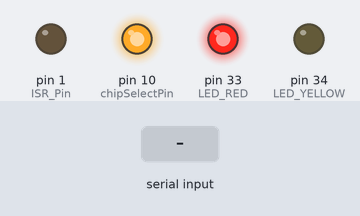
Recording of a sketch running on a simulated Teensy 4. Parts: output pins drawn as LEDs (lit = HIGH). The inputs (shaded band) are chosen by the test bench. What the sketch prints to the serial monitor is not drawn.

Above: at 1.2 s.
1.3 s: "90,45\n" received over Serial
3.4 s: "30,150\n" received over Serial
At 3.7 s:
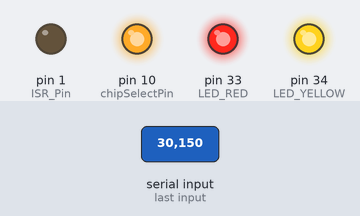
Timing chart, 0 to 6.4 s (numbered marks = the images above; inputs shaded):
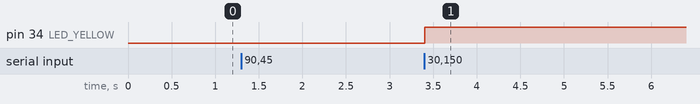

Measured:
- after the input at 1.3 s, every drawn part: stays the same
- after the input at 3.4 s, pin 34 (LED_YELLOW): LOW → HIGH at once

The sketch:

DAC_receive.ino
```cpp
#include <SPI.h>
#include <IntervalTimer.h>

#define chipSelectPin 10
#define ISR_Pin 1
#define LED_RED 33
#define LED_YELLOW 34

//buffer
#define BUFFER_SIZE 2048  // Adjust based on memory constraints
#define HWSERIAL Serial7
const int SCLK = 20000000;    // SCLK = 20 MHz
volatile uint16_t buffer[BUFFER_SIZE];
volatile uint32_t readIndex = 0;
volatile uint32_t writeIndex = 0;
volatile uint32_t availableSamples = 0;
volatile bool IS_IDLE = true;
volatile bool TIMER_START = false;

IntervalTimer timer;
volatile float samplingRate = 1000.0; //default
volatile float periodMicros = 1e6 / samplingRate;
// uint16_t buffer = 0;
// bool bufferReady = false;

void setup() {

    Serial.begin(1152000);  // USB CDC Serial, 12Mbit/s
    HWSERIAL.begin(115200);
    availableSamples = 0;
    IS_IDLE = true;
    TIMER_START = false;

    pinMode(chipSelectPin, OUTPUT);
    pinMode(ISR_Pin, OUTPUT);
    pinMode(LED_RED, OUTPUT);
    pinMode(LED_YELLOW, OUTPUT);

    digitalWrite(LED_RED, HIGH);
    digitalWrite(chipSelectPin, HIGH);
    SPI.begin();
    SPI.beginTransaction(SPISettings(SCLK, MSBFIRST, SPI_MODE0));

      // Calculate the period in microseconds
    // float periodMicros = 1e6 / samplingRate; // Convert sampling rate to period (µs)
    // int periodMicros = 1000000 / samplingRate;

    // Configure the IntervalTimer for the desired period
    // timer.begin(timerCallback, periodMicros); // Call ISR at each period
}

void loop() {
  if (IS_IDLE){
    //clean buffer
    readIndex = 0;
    writeIndex = 0;
    availableSamples = 0;

    //try to recive sampling rate and send ACK to PC, and then IS_IDLE = false
    if(Serial.available()){
      String input = Serial.readStringUntil('\n');
      samplingRate = input.toFloat();
      // Serial.print("Received Sampling Rate: ");
      //   Serial.println(samplingRate);
      //   Serial.flush();

      if (samplingRate <= 392000.0){
        periodMicros = 1e6 / samplingRate;
        IS_IDLE = false;
      }
    }
  }
  else{
    //it can recieve sample from PC
    // Send "ready" signal if buffer has space, PC receives R to continue send samples
    if (availableSamples < (BUFFER_SIZE - 64)) {  // Leave margin for safety
        Serial.write('R');
        Serial.flush();
    }

    // Read incoming samples from PC
    if ((Serial.available() >= 1) && (availableSamples < BUFFER_SIZE)) {
        digitalWrite(LED_YELLOW, HIGH);
        uint16_t sample = Serial.read() | (Serial.read() << 8);  // Read 16-bit sample
        buffer[writeIndex] = sample;
        writeIndex = (writeIndex + 1) % BUFFER_SIZE;
        availableSamples++;
    }

    //when timer is not start and there are enough samples, start timer
    if(TIMER_START == false && availableSamples >= 512){
      digitalWrite(LED_YELLOW, LOW);
      digitalWrite(LED_RED, LOW);
      delay(200);
      timer.begin(timerCallback, periodMicros);

      TIMER_START = true;
    }

    // if timer start, and only 64 samples left, stop timer.
    if(TIMER_START == true && availableSamples <= 64){
      digitalWrite(LED_YELLOW, LOW);
      digitalWrite(LED_RED, LOW);

      timer.end();
      TIMER_START = false;
      IS_IDLE = true;
    }
    //1. accumulate enough samples from PC in buffer, then start timer
    //2. if we have more than 512 samples, we begin to send to DAC, timer start
    //3. keep recieving data
    //4. if timer start, and only 64 samples left, stop timer.
  }

}

void timerCallback() {
  digitalWrite(ISR_Pin, HIGH); //Check ISR time
  digitalWrite(LED_RED, HIGH);
  if (availableSamples > 0) {  // Only send if data is available
    uint16_t sample = buffer[readIndex];
    readIndex = (readIndex + 1) % BUFFER_SIZE;
    availableSamples--;

  // Transmit SPI data
    digitalWrite(chipSelectPin, LOW);
    SPI.transfer(highByte(sample));
    SPI.transfer(lowByte(sample));
    digitalWrite(chipSelectPin, HIGH);
  }

  digitalWrite(ISR_Pin, LOW); //Check ISR time

}
```
